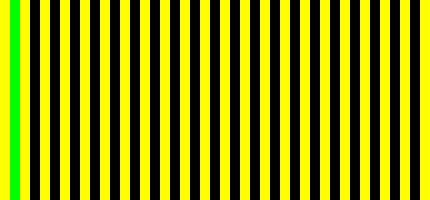
Frame 1 (no input)
Frame 60 (the mouse pressed at the canvas centre just before this capture): identical to frame 1, image omitted
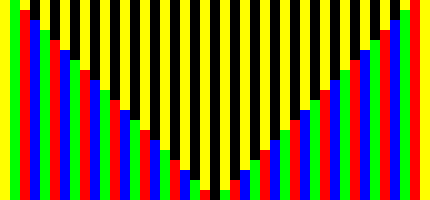
Frame 120 (the mouse held since frame 60 and released just before this capture)

The Processing sketch that drew these frames (run headless with seeded random() and noise(); from frame 60 on, the mouse is pressed at the canvas centre):

// Processing sketch: processing_80170
// ── processing_80170.pde

void setup(){
  size(430, 200);
  noStroke();
}
void draw(){
  background(0);
  int i = 0;
  while (i <=430){
    fill(255,255,0);
    rect(i, 0, 10, 200);
    i = i + 20;
  }
    
    if(mouseX>=0 && mouseX<10){
      fill(0,255,0);
      rect(10,0,10,200);
    }
    if(mouseX>=10 && mouseX<20){
      fill(255,0,0);
      rect(20,10,10,200);
    }
    if(mouseX>=20 && mouseX<30){
      fill(0,0,255);
      rect(30,20,10,200);
    }
    if(mouseX>=30 && mouseX<40){
      fill(0,255,0);
      rect(40,30,10,200);
    }
    if(mouseX>=40 && mouseX<50){
      fill(255,0,0);
      rect(50,40,10,200);
    }
    if(mouseX>=50 && mouseX<60){
      fill(0,0,255);
      rect(60,50,10,200);
    }
    if(mouseX>=60 && mouseX<70){
      fill(0,255,0);
      rect(70,60,10,200);
    }
    if(mouseX>=70 && mouseX<80){
      fill(255,0,0);
      rect(80,70,10,200);
    }
    if(mouseX>=80 && mouseX<90){
      fill(0,0,255);
      rect(90,80,10,200);
    }
    if(mouseX>=90 && mouseX<100){
      fill(0,255,0);
      rect(100,90,10,200);
    }
    if(mouseX>=100 && mouseX<110){
      fill(255,0,0);
      rect(110,100,10,200);
    }
    if(mouseX>=110 && mouseX<120){
      fill(0,0,255);
      rect(120,110,10,200);
    }
    if(mouseX>=120 && mouseX<130){
      fill(0,255,0);
      rect(130,120,10,200);
    }
    if(mouseX>=130 && mouseX<140){
      fill(255,0,0);
      rect(140,130,10,200);
    }
    if(mouseX>=140 && mouseX<150){
      fill(0,0,255);
      rect(150,140,10,200);
    }
    if(mouseX>=150 && mouseX<160){
      fill(0,255,0);
      rect(160,150,10,200);
    }
    if(mouseX>=160 && mouseX<170){
      fill(255,0,0);
      rect(170,160,10,200);
    }
    if(mouseX>=170 && mouseX<180){
      fill(0,0,255);
      rect(180,170,10,200);
    }
    if(mouseX>=180 && mouseX<190){
      fill(0,255,0);
      rect(190,180,10,200);
    }
    if(mouseX>=190 && mouseX<200){
      fill(255,0,0);
      rect(200,190,10,200);
    }
    if(mouseX>=200 && mouseX<210){
      fill(0,0,255);
      rect(210,200,10,200);
    }
    if(mouseX>=210 && mouseX<220){
      fill(0,255,0);
      rect(220,190,10,200);
    }
    if(mouseX>=220 && mouseX<230){
      fill(255,0,0);
      rect(230,180,10,200);
    }
    if(mouseX>=230 && mouseX<240){
      fill(0,0,255);
      rect(240,170,10,200);
    }
    if(mouseX>=240 && mouseX<250){
      fill(0,255,0);
      rect(250,160,10,200);
    }
    if(mouseX>=250 && mouseX<260){
      fill(255,0,0);
      rect(260,150,10,200);
    }
    if(mouseX>=260 && mouseX<270){
      fill(0,0,255);
      rect(270,140,10,200);
    }
    if(mouseX>=270 && mouseX<280){
      fill(0,255,0);
      rect(280,130,10,200);
    }
    if(mouseX>=280 && mouseX<290){
      fill(255,0,0);
      rect(290,120,10,200);
    }
    if(mouseX>=290 && mouseX<300){
      fill(0,0,255);
      rect(300,110,10,200);
    }
    if(mouseX>=300 && mouseX<310){
      fill(0,255,0);
      rect(310,100,10,200);
    }
    if(mouseX>=310 && mouseX<320){
      fill(255,0,0);
      rect(320,90,10,200);
    }
    if(mouseX>=320 && mouseX<330){
      fill(0,0,255);
      rect(330,80,10,200);
    }
    if(mouseX>=330 && mouseX<340){
      fill(0,255,0);
      rect(340,70,10,200);
    }
    if(mouseX>=340 && mouseX<350){
      fill(255,0,0);
      rect(350,60,10,200);
    }
    if(mouseX>=350 && mouseX<360){
      fill(0,0,255);
      rect(360,50,10,200);
    }
    if(mouseX>=360 && mouseX<370){
      fill(0,255,0);
      rect(370,40,10,200);
    }
    if(mouseX>=370 && mouseX<380){
      fill(255,0,0);
      rect(380,30,10,200);
    }
    if(mouseX>=390 && mouseX<400){
      fill(0,0,255);
      rect(390,20,10,200);
    }
    if(mouseX>=400 && mouseX<410){
      fill(0,255,0);
      rect(400,10,10,200);
    }
    if(mouseX>=410 && mouseX<420){
      fill(255,0,0);
      rect(410,0,10,200);
    }
    
    if(mousePressed){
      fill(0,255,0);
      rect(10,0,10,200);

      fill(255,0,0);
      rect(20,10,10,200);
      fill(0,0,255);
      rect(30,20,10,200);

      fill(0,255,0);
      rect(40,30,10,200);

      fill(255,0,0);
      rect(50,40,10,200);

      fill(0,0,255);
      rect(60,50,10,200);

      fill(0,255,0);
      rect(70,60,10,200);

      fill(255,0,0);
      rect(80,70,10,200);
      
      fill(0,0,255);
      rect(90,80,10,200);

      fill(0,255,0);
      rect(100,90,10,200);

      fill(255,0,0);
      rect(110,100,10,200);

      fill(0,0,255);
      rect(120,110,10,200);

      fill(0,255,0);
      rect(130,120,10,200);
      
      fill(255,0,0);
      rect(140,130,10,200);

      fill(0,0,255);
      rect(150,140,10,200);

      fill(0,255,0);
      rect(160,150,10,200);

      fill(255,0,0);
      rect(170,160,10,200);

       fill(0,0,255);
      rect(180,170,10,200);

      fill(0,255,0);
      rect(190,180,10,200);

      fill(255,0,0);
      rect(200,190,10,200);
      
      fill(0,0,255);
      rect(210,200,10,200);

      fill(0,255,0);
      rect(220,190,10,200);

      fill(255,0,0);
      rect(230,180,10,200);

      fill(0,0,255);
      rect(240,170,10,200);

      fill(0,255,0);
      rect(250,160,10,200);

      fill(255,0,0);
      rect(260,150,10,200);

      fill(0,0,255);
      rect(270,140,10,200);

      fill(0,255,0);
      rect(280,130,10,200);

      fill(255,0,0);
      rect(290,120,10,200);

      fill(0,0,255);
      rect(300,110,10,200);

      fill(0,255,0);
      rect(310,100,10,200);

      fill(255,0,0);
      rect(320,90,10,200);

      fill(0,0,255);
      rect(330,80,10,200);

      fill(0,255,0);
      rect(340,70,10,200);

      fill(255,0,0);
      rect(350,60,10,200);

      fill(0,0,255);
      rect(360,50,10,200);

      fill(0,255,0);
      rect(370,40,10,200);

      fill(255,0,0);
      rect(380,30,10,200);
      
      fill(0,0,255);
      rect(390,20,10,200);

      fill(0,255,0);
      rect(400,10,10,200);

      fill(255,0,0);
      rect(410,0,10,200);
    }


}
